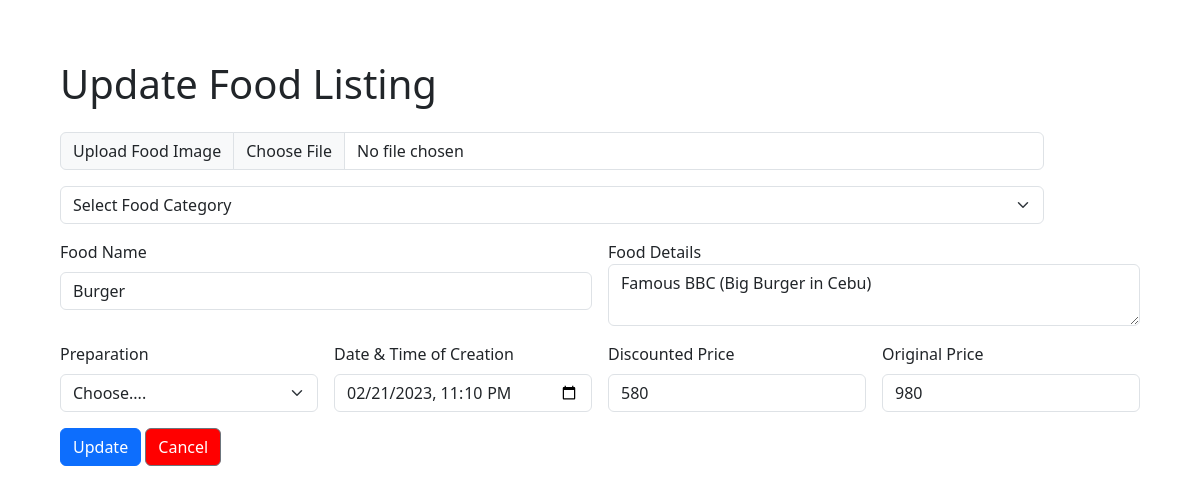
The page /edit.php on the database as committed earlier.
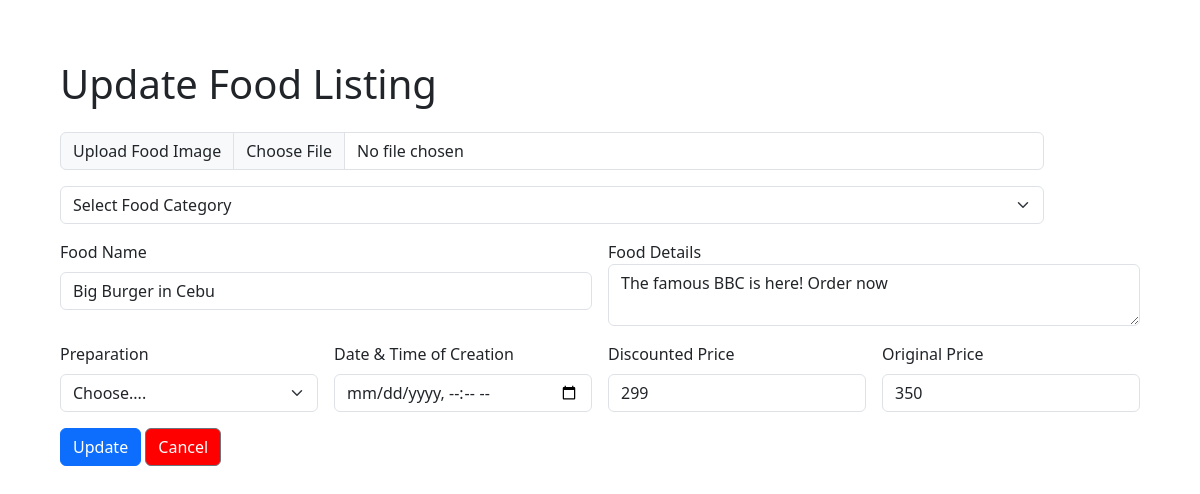
The same page on the database as committed later.
### tables this page shows
CREATE TABLE `food_product` (
  `food_id` int(20) NOT NULL,
  `user_id` int(20) NOT NULL,
  `category_id` int(20) NOT NULL,
  `food_pic` varchar(255) NOT NULL,
  `food_name` varchar(50) NOT NULL,
  `food_description` varchar(100) NOT NULL,
  `preparation` varchar(50) NOT NULL,
  `food_creation` datetime DEFAULT NULL,
  `food_discountedPrice` varchar(50) DEFAULT NULL,
  `food_origPrice` varchar(50) NOT NULL
);

### backend.php (called while the page is built, shortened)
<?php
    class Backend{
      public $host = 'localhost';
      public $user = 'root';
      public $pass = '';
      public $db = 'fortami';
      public $con;
      function __construct(){
        $this->con = new mysqli($this->host,$this->user,$this->pass,$this->db) or die("Connection Error!");
      }
      function categorylist(){
        $query = "SELECT * FROM category";
        $result = $this->con->query($query);
          if($result){
            if($result->num_rows > 0){
              while($row = $result->fetch_assoc()){
                echo "<option value=".$row['category_id'].">".$row['category_name']."</option>";
              }
            }
          }
      }
      function listproduct(){
          $sql = "SELECT food_id, food_pic,category.category_name,food_name,food_description,preparation,
          food_creation,food_discountedPrice,food_origPrice FROM food_product JOIN category ON food_product.category_id = category.category_id ORDER BY food_id";
          $result = $this->con->query($sql);
          return $result;
      }
    }
?>

### edit.php (the view, shortened to what this page needs)
<?php
    include 'backend.php';
    $backend = new Backend;
    $result = $backend->listproduct();
    $row = mysqli_fetch_assoc($result);
?>
<!DOCTYPE html>
<html lang="en">
<head>
    <link href="https://cdn.jsdelivr.net/npm/bootstrap@5.3.0-alpha1/dist/css/bootstrap.min.css" rel="stylesheet">
</head>
<body>
<div class="container-fluid" style="padding:30px;">
<form class="row g-3"style="padding:30px;" action="" method="post">
    <h1>Update Food Listing</h1>
    <div class="input-group" style="width:1000px;">
        <label class="input-group-text" for="inputGroupFile01">Upload Food Image</label>
        <input type="file" class="form-control" id="inputGroupFile01" name="foodpic" value="<?=$row['food_pic']?>" required>
    </div>
    <div class="input-group" style="width:1000px;">
        <select class="form-select" aria-label="Default select example" name="category" required>
            <option selected disabled>Select Food Category</option>
            <?php $backend->categorylist();?>
        </select>
    </div>
    <div class="col-md-6" >
            <label for="food name" class="form-label">Food Name</label>
            <input type="text" class="form-control" id="foodname" name="foodname" value="<?=$row['food_name'];?>" required>
    </div>
    <div class="col-md-6">
        <label for="floatingTextarea">Food Details</label>
            <textarea class="form-control" placeholder="Leave a comment here" id="floatingTextarea" name="fooddesc" required><?=$row['food_description'];?></textarea>
    </div>
    <div class="col-md-3">
            <label for="preparation" class="form-label">Preparation</label>
            <select name="prep" id="" class="form-select" required>
                <option value="" selected disabled>Choose....</option>
            </select>
        </div>
    <div class="col-md-3">
        <label for="datetime" class="form-label">Date & Time of Creation</label>
        <input type="datetime-local" class="form-control" id="inputAddress" name="creation" value="<?=$row['food_creation'];?>">
    </div>
    <div class="col-md-3">
        <label for="inputState" class="form-label">Discounted Price</label>
        <input type="number" class="form-control" name="disprice" id="disprice" value="<?=$row['food_discountedPrice'];?>" required>
    </div>
    <div class="col-md-3">
        <label for="inputZip" class="form-label">Original Price</label>
        <input type="number" class="form-control" name="origprice" id="origprice" value="<?=$row['food_origPrice'];?>" required>
    </div>
    <div class="col-12">
        <button type="submit" class="btn btn-primary" name="editbtn">Update</button>
        <a class="btn btn-secondary" href="product.php" style="background-color:red;">Cancel</a>
    </div>
</form>
</div>
</body>
</html>

Rows that differ between the two databases and show on the page:
removed food_product: foodname "Burger", fooddesc "Famous BBC (Big Burger in Cebu)", creation "02/21/2023 23:10", disprice "580", origprice "980"
added food_product: foodname "Big Burger in Cebu", fooddesc "The famous BBC is here! Order now", disprice "299", origprice "350"
